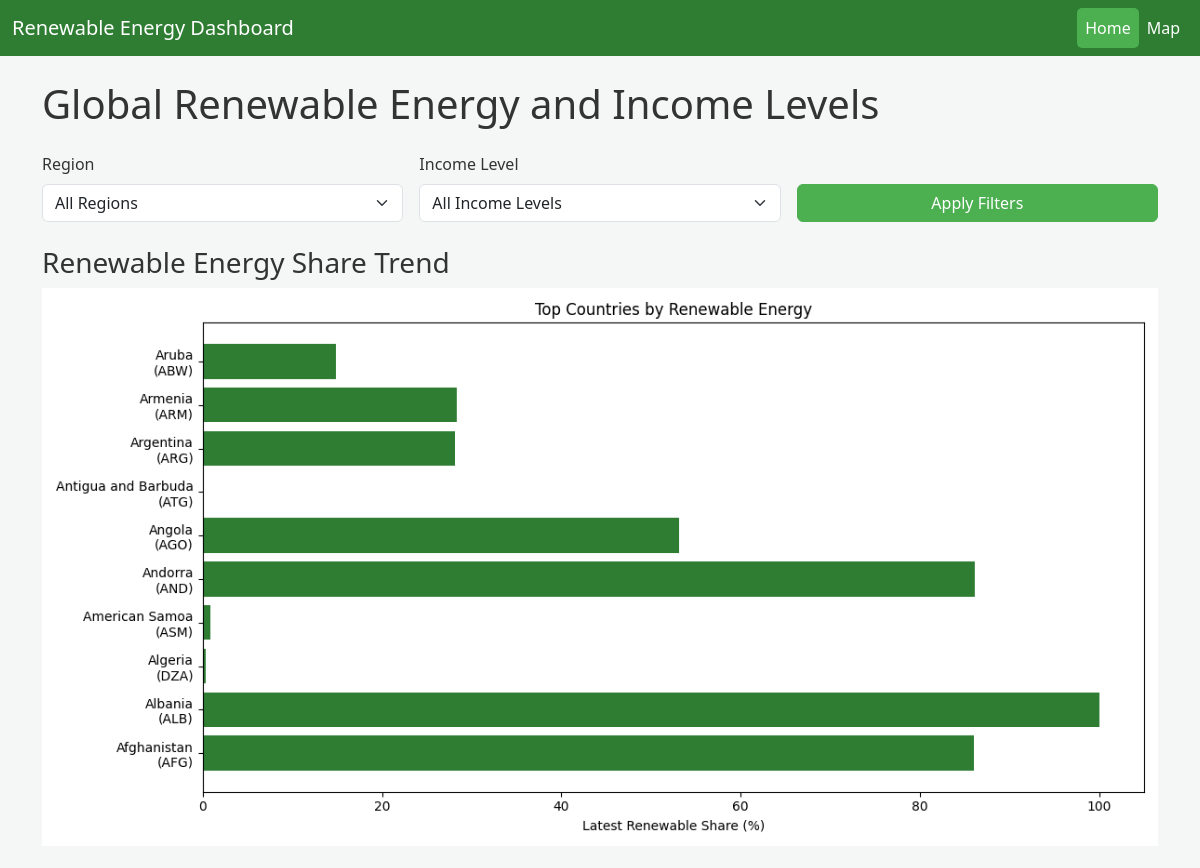
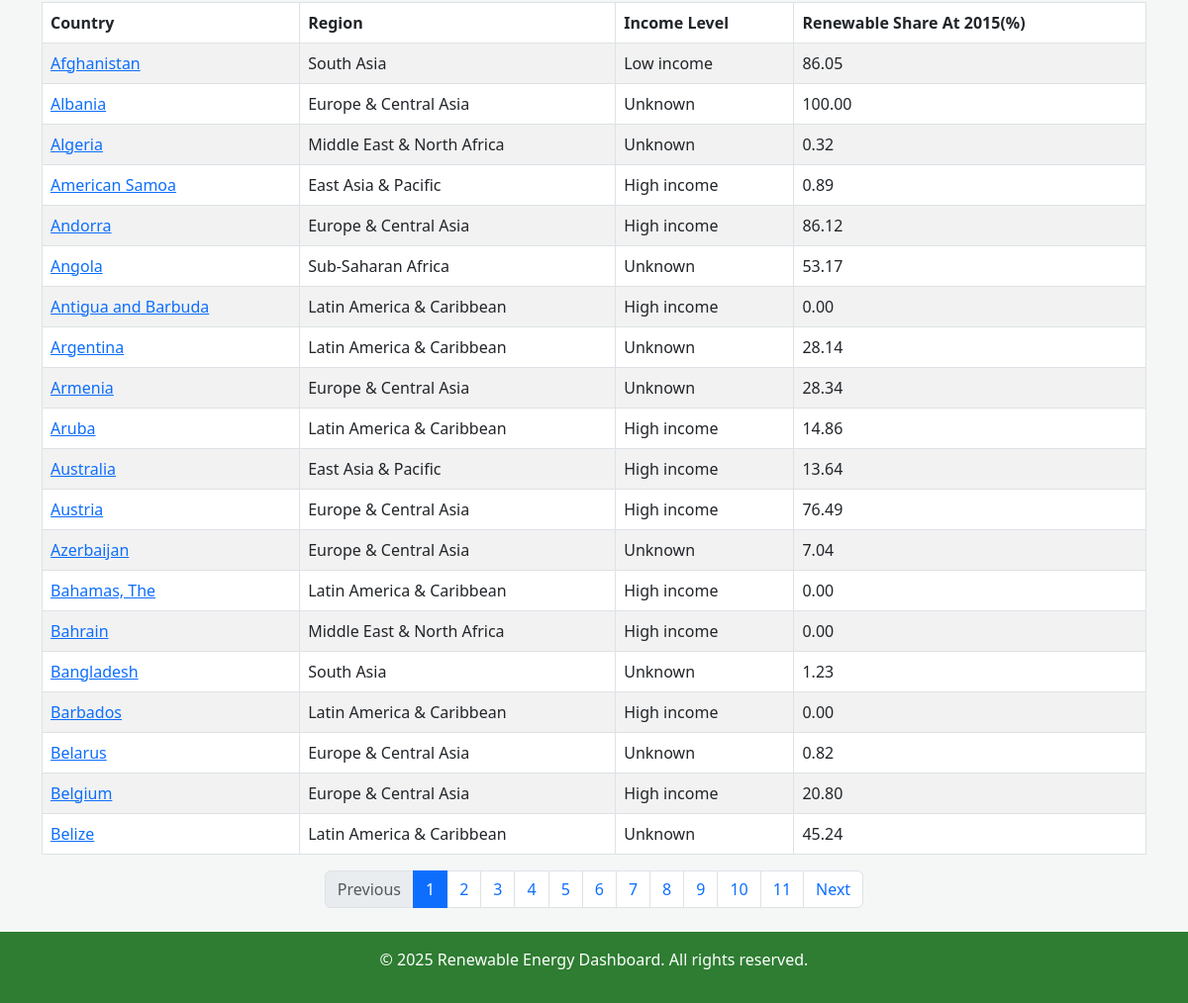
The page / on the database its author committed (2 pictures, top to bottom).
### energy/models.py (models this page shows, shortened)
class Country(models.Model):
    name = models.CharField(max_length=100, unique=True)
    code = models.CharField(max_length=4, unique=True, null=True, blank=True)
    type = models.CharField(max_length=10, default='Unknown')
    region = models.CharField(max_length=50, default='Unknown')
    INCOME_GROUP_CHOICES = [
        ('High income', 'High income'),
        ('Low income', 'Low income'),
        ('Lower middle', 'Lower middle income'),
        ('Upper middle', 'Upper middle income'),
    ]
    income_group = models.CharField(
        max_length=20, choices=INCOME_GROUP_CHOICES, blank=True, null=True
    )
    renewable_share = models.FloatField(
        help_text="Renewable energy share in 2015 (%)",
        default=0.0,
        null=True,
        blank=True
    )
    class Meta:
        ordering = ['name']

class EnergyData(models.Model):
    country = models.ForeignKey(Country, on_delete=models.CASCADE)
    year = models.IntegerField()
    renewable_share = models.FloatField()
    class Meta:
        unique_together = ('country', 'year')
        ordering = ['year']

### energy/views.py (the view)
# urls.py: path('', views.index, name='index'),
def index(request):
    try:
        region = request.GET.get('region')
        income_group = request.GET.get('income_group')
        base_query = Country.objects.prefetch_related('energydata_set').order_by('name')
        filtered_countries = base_query
        if region and region != 'Unknown':
            filtered_countries = filtered_countries.filter(region=region)
        if income_group and income_group != 'Unknown':
            filtered_countries = filtered_countries.filter(income_group=income_group)
        paginator = Paginator(
            filtered_countries.values_list(
                'id', 'name', 'code', 'region', 'income_group'
            ),
            20
        )
        page_number = request.GET.get('page')
        page_obj = paginator.get_page(page_number)
        country_data = []
        for country_tuple in page_obj.object_list:
            country = Country.objects.get(id=country_tuple[0])
            energy_data = {str(ed.year): ed.renewable_share
                          for ed in country.energydata_set.all()}
            renewable_share_2015 = energy_data.get("2015", None)
            income_group_display = dict(Country.INCOME_GROUP_CHOICES).get(country_tuple[4], 'Unknown')
            data = {
                'id': country_tuple[0],
                'name': country_tuple[1],
                'code': country_tuple[2],
                'region': country_tuple[3],
                'income_group': income_group_display,
                'energy': energy_data,
                'renewable_share_2015': renewable_share_2015
            }
            country_data.append(data)
        regions = Country.objects.exclude(region='Unknown') \
            .values_list('region', flat=True) \
            .distinct() \
            .order_by('region')
        income_groups = [choice[1] for choice in Country.INCOME_GROUP_CHOICES]
        graphic = generate_chart(filtered_countries)
        context = {
            'all_countries': base_query,
            'country_data': country_data,
            'years': YEARS_RANGE,
            'regions': regions,
            'income_groups': income_groups,
            'current_region': region,
            'current_income': income_group,
            'graphic': graphic,
            'page_obj': page_obj,
            'is_paginated': page_obj.has_other_pages(),
        }
        return render(request, 'energy/index.html', context)
    except Exception as e:
        logger.error(f"Error: {e}")
        empty_paginator = Paginator([], 1)
        page_obj = empty_paginator.page(1)
        return render(request, 'energy/index.html', {
            'error': str(e),
            'page_obj': page_obj,
            'country_data': [],
            'years': YEARS_RANGE,
            'regions': [],
            'income_groups': [],
            'all_countries': Country.objects.none(),
            'current_region': None,
            'current_income': None,
            'graphic': None
        })

### templates/energy/index.html (shortened to what this page needs)
{% extends 'energy/base.html' %}
{% block content %}
<h1 class="mb-4">Global Renewable Energy and Income Levels</h1>
<form method="GET" class="mb-4">
    <div class="row g-3">
        <div class="col-md-4">
            <label for="region" class="form-label">Region</label>
            <select name="region" id="region" class="form-select">
                <option value="">All Regions</option>
            </select>
        </div>
        <div class="col-md-4">
            <label for="income_group" class="form-label">Income Level</label>
            <select name="income_group" id="income_group" class="form-select">
                <option value="">All Income Levels</option>
            </select>
        </div>
        <div class="col-md-4 d-flex align-items-end">
            <button type="submit" class="btn btn-primary w-100">Apply Filters</button>
        </div>
    </div>
</form>
{% if graphic %}
    <div class="mb-4">
        <h3>Renewable Energy Share Trend</h3>
        <img alt="Renewable Energy Trend" class="img-fluid" style="max-width: 100%;">
    </div>
{% else %}
    <div class="alert alert-warning">No chart available.</div>
{% endif %}
<div class="table-responsive">
    <table class="table table-striped table-bordered">
        <thead>
            <tr>
                <th>Country</th>
                <th>Region</th>
                <th>Income Level</th>
                <th>Renewable Share At 2015(%)</th>
            </tr>
        </thead>
        <tbody>
            {% for country in country_data %}
                <tr>
                    <td><a href="{% url 'energy:country_detail' country.id %}">{{ country.name }}</a></td>
                    <td>{{ country.region }}</td>
                    <td>{{ country.income_group }}</td>
                    <td>
                        {% if country.renewable_share_2015 is not None %}
                            {{ country.renewable_share_2015|floatformat:2 }}
                        {% else %}
                            N/A
                        {% endif %}
                    </td>
                </tr>
            {% empty %}
                <tr>
                    <td colspan="4" class="text-center">No data available</td>
                </tr>
            {% endfor %}
        </tbody>
    </table>
</div>
{% if is_paginated %}
    <nav aria-label="Page navigation">
        <ul class="pagination justify-content-center">
            {% if page_obj.has_previous %}
                <li class="page-item">
                    <a class="page-link" href="?page={{ page_obj.previous_page_number }}{% if current_region %}&region={{ current_region }}{% endif %}{% if current_income %}&income_group={{ current_income }}{% endif %}">Previous</a>
                </li>
            {% else %}
                <li class="page-item disabled">
                    <span class="page-link">Previous</span>
                </li>
            {% endif %}
            {% for num in page_obj.paginator.page_range %}
                <li class="page-item {% if page_obj.number == num %}active{% endif %}">
                    <a class="page-link" href="?page={{ num }}{% if current_region %}&region={{ current_region }}{% endif %}{% if current_income %}&income_group={{ current_income }}{% endif %}">{{ num }}</a>
                </li>
            {% endfor %}
            {% if page_obj.has_next %}
                <li class="page-item">
                    <a class="page-link" href="?page={{ page_obj.next_page_number }}{% if current_region %}&region={{ current_region }}{% endif %}{% if current_income %}&income_group={{ current_income }}{% endif %}">Next</a>
                </li>
            {% else %}
                <li class="page-item disabled">
                    <span class="page-link">Next</span>
                </li>
            {% endif %}
        </ul>
    </nav>
{% endif %}
{% endblock %}

### templates/energy/base.html (shortened to what this page needs)
<!DOCTYPE html>
<html lang="en">
<head>
    <link href="https://cdn.jsdelivr.net/npm/bootstrap@5.3.0/dist/css/bootstrap.min.css" rel="stylesheet">
</head>
<body>
    <nav class="navbar navbar-expand-lg">
        <div class="container-fluid">
            <a class="navbar-brand" href="{% url 'energy:index' %}">Renewable Energy Dashboard</a>
            <div class="collapse navbar-collapse" id="navbarNav">
                <ul class="navbar-nav ms-auto">
                    <li class="nav-item">
                        <a class="nav-link {% if request.resolver_match.url_name == 'index' %}active{% endif %}" href="{% url 'energy:index' %}">Home</a>
                    </li>
                    <li class="nav-item">
                        <a class="nav-link {% if request.resolver_match.url_name == 'map' %}active{% endif %}" href="{% url 'energy:map' %}">Map</a>
                    </li>
                </ul>
            </div>
        </div>
    </nav>
    <div class="container mt-4 mb-4">
        {% block content %}
        {% endblock %}
    </div>
    <footer class="footer">
        <p>© 2025 Renewable Energy Dashboard. All rights reserved.</p>
    </footer>
</body>
</html>

### templates/energy/base.html (style rules this page uses)
body { background-color: #f4f7f6; color: #333; }
.navbar-brand, .nav-link { color: #ffffff !important; }
.navbar { background-color: #2e7d32; }
.nav-link.active { background-color: #4caf50; border-radius: 5px; }
.footer { background-color: #2e7d32; color: white; padding: 1rem 0; text-align: center; position: relative; bottom: 0; width: 100%; }
.table thead { background-color: #4caf50; color: white; }
.btn-primary { background-color: #4caf50; border-color: #4caf50; }

### rows shown on the page
Country: name "Afghanistan", region "South Asia"
EnergyData: renewable_share_2015 "86.05"
Country: name "Albania", region "Europe & Central Asia"
EnergyData: renewable_share_2015 "100.00"
Country: name "Algeria", region "Middle East & North Africa"
EnergyData: renewable_share_2015 "0.32"
Country: name "American Samoa", region "East Asia & Pacific"
EnergyData: renewable_share_2015 "0.89"
Country: name "Andorra", region "Europe & Central Asia"
EnergyData: renewable_share_2015 "86.12"
Country: name "Angola", region "Sub-Saharan Africa"
EnergyData: renewable_share_2015 "53.17"
Country: name "Antigua and Barbuda", region "Latin America & Caribbean"
EnergyData: renewable_share_2015 "0.00"
Country: name "Argentina", region "Latin America & Caribbean"
EnergyData: renewable_share_2015 "28.14"
Country: name "Armenia", region "Europe & Central Asia"
EnergyData: renewable_share_2015 "28.34"
Country: name "Aruba", region "Latin America & Caribbean"
EnergyData: renewable_share_2015 "14.86"
Country: name "Australia", region "East Asia & Pacific"
EnergyData: renewable_share_2015 "13.64"
Country: name "Austria", region "Europe & Central Asia"
EnergyData: renewable_share_2015 "76.49"
Country: name "Azerbaijan", region "Europe & Central Asia"
EnergyData: renewable_share_2015 "7.04"
Country: name "Bahamas, The", region "Latin America & Caribbean"
EnergyData: renewable_share_2015 "0.00"
Country: name "Bahrain", region "Middle East & North Africa"
EnergyData: renewable_share_2015 "0.00"
Country: name "Bangladesh", region "South Asia"
EnergyData: renewable_share_2015 "1.23"
Country: name "Barbados", region "Latin America & Caribbean"
EnergyData: renewable_share_2015 "0.00"
Country: name "Belarus", region "Europe & Central Asia"
EnergyData: renewable_share_2015 "0.82"
Country: name "Belgium", region "Europe & Central Asia"
EnergyData: renewable_share_2015 "20.80"
Country: name "Belize", region "Latin America & Caribbean"
EnergyData: renewable_share_2015 "45.24"

### other values the page prints
{{ country.income_group }} "Low income" "Unknown" "Unknown" "High income" "High income" "Unknown" "High income" "Unknown" "Unknown" "High income" "High income" "High income" "Unknown" "High income" "High income" "Unknown" "High income" "Unknown" "High income" "Unknown"
{{ num }} "1" "2" "3" "4" "5" "6" "7" "8" "9" "10" "11"
